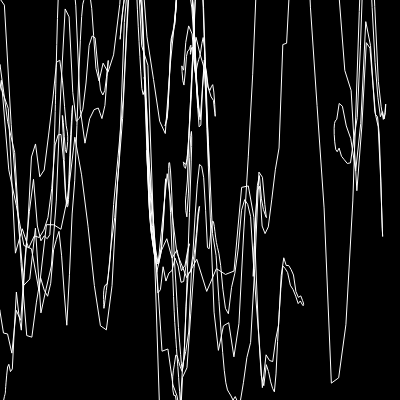
Frame 1 (no input)
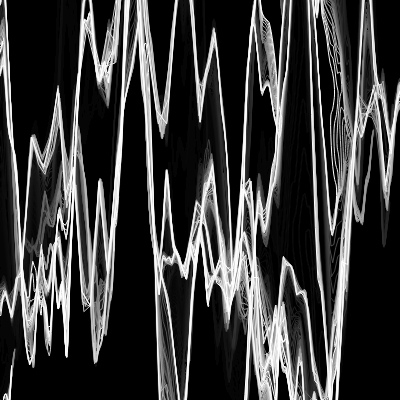
Frame 60 (no input)
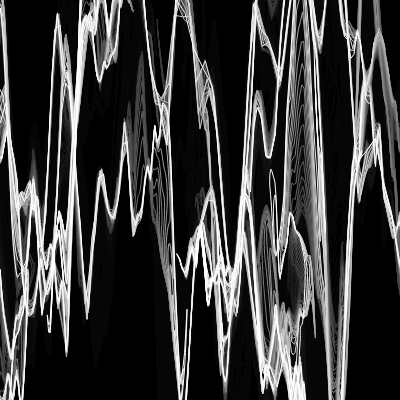
Frame 120 (the mouse pressed at the canvas centre since frame 60)

The p5.js sketch that drew these frames (run headless with seeded random() and noise() and a simulated clock; from frame 60 on, the mouse is pressed at the canvas centre):

// p5.js sketch
// ── sketch.js
let steps = 360 * 3;
let r = 320;
let noiseScale = 0.03;
const noiseAmount = 500;

function setup() {
  createCanvas(400, 400);
  noFill();
  stroke(255, 50);
  background(0);
  r = map(mouseX, 0, width, 50, 50);

}

function distortedCircle() {
  beginShape();
  for (let i = 0; i <= steps; i++) {
    x = width / 2 + r * cos((TWO_PI * i) / steps);
    y = height / 2 + r * sin((TWO_PI * i) / steps);
    x += map(
      noise(noiseScale * x, noiseScale * y, frameCount / 100),0,1,-noiseAmount,noiseAmount);
    y += map(
      noise(noiseScale * x, noiseScale * y, 1), 0,1, -noiseAmount,noiseAmount);
    vertex(x, y);
  }
  endShape();
}

function draw() {
  //background(0,1); more chill distortion and slow fading
 //background(100,1); //slow fading not just black to white
background (0,20);// intense moving with fading 

  stroke(255);
  distortedCircle();
}
